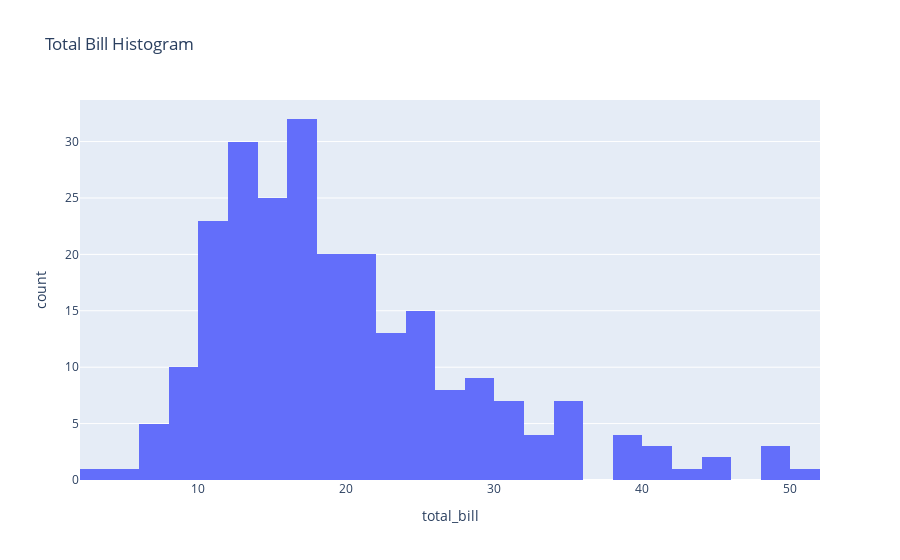

The notebook cell saved with this chart:
### Code cell
import plotly.express as px
fig = px.histogram(tips, x='total_bill', nbins=30, title='Total Bill Histogram')
fig.show()

### Figure 1 — Plotly figure (JSON) as saved in the notebook; plotly's stock layout.template omitted (floating-point values rounded to 4 significant figures; data arrays with more than 128 entries replaced by an {"elided": "..."} marker saying what was removed)
{"data": [{"bingroup": "x", "hovertemplate": "total_bill=%{x}<br>count=%{y}<extra></extra>", "legendgroup": "", "marker": {"color": "#636efa", "pattern": {"shape": ""}}, "name": "", "nbinsx": 30, "orientation": "v", "showlegend": false, "type": "histogram", "x": {"elided": "244 float values"}, "xaxis": "x", "yaxis": "y"}], "layout": {"barmode": "relative", "legend": {"tracegroupgap": 0}, "title": {"text": "Total Bill Histogram"}, "xaxis": {"anchor": "y", "domain": [0, 1], "title": {"text": "total_bill"}}, "yaxis": {"anchor": "x", "domain": [0, 1], "title": {"text": "count"}}}}
